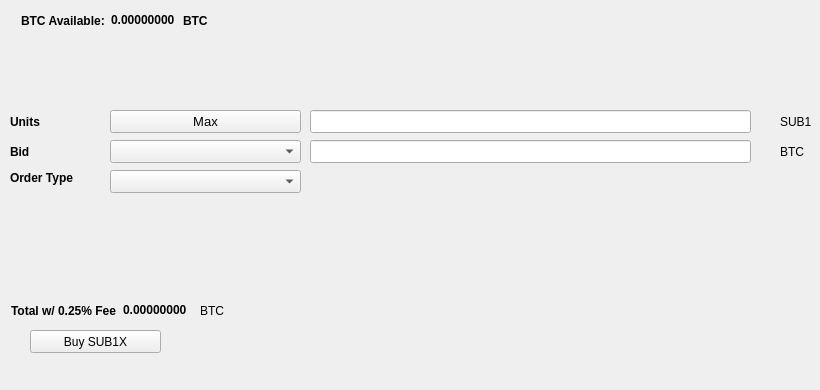
   <widget class="QWidget" name="BuyTab">
    <attribute name="title">
     <string>Buy</string>
    </attribute>
    <widget class="QPushButton" name="BuySUB1X">
     <property name="geometry">
      <rect>
       <x>30</x>
       <y>330</y>
       <width>131</width>
       <height>23</height>
      </rect>
     </property>
     <property name="text">
      <string>Buy SUB1X</string>
     </property>
     <property name="icon">
      <iconset resource="../zsub1x.qrc">
       <normaloff>:/icons/bitcoin</normaloff>:/icons/bitcoin</iconset>
     </property>
    </widget>
    <widget class="QLabel" name="label_3">
     <property name="geometry">
      <rect>
       <x>10</x>
       <y>110</y>
       <width>46</width>
       <height>23</height>
      </rect>
     </property>
     <property name="font">
      <font>
       <weight>75</weight>
       <bold>true</bold>
      </font>
     </property>
     <property name="text">
      <string>Units</string>
     </property>
    </widget>
    <widget class="QLineEdit" name="UnitsInput">
     <property name="geometry">
      <rect>
       <x>310</x>
       <y>110</y>
       <width>441</width>
       <height>23</height>
      </rect>
     </property>
     <property name="font">
      <font>
       <pointsize>9</pointsize>
       <weight>75</weight>
       <bold>true</bold>
      </font>
     </property>
    </widget>
    <widget class="QLineEdit" name="BuyBidPriceEdit">
     <property name="geometry">
      <rect>
       <x>310</x>
       <y>140</y>
       <width>441</width>
       <height>23</height>
      </rect>
     </property>
     <property name="font">
      <font>
       <pointsize>9</pointsize>
       <weight>75</weight>
       <bold>true</bold>
      </font>
     </property>
    </widget>
    <widget class="QLabel" name="label_4">
     <property name="geometry">
      <rect>
       <x>780</x>
       <y>110</y>
       <width>31</width>
       <height>23</height>
      </rect>
     </property>
     <property name="text">
      <string>SUB1X</string>
     </property>
    </widget>
    <widget class="QLabel" name="label_5">
     <property name="geometry">
      <rect>
       <x>780</x>
       <y>140</y>
       <width>31</width>
       <height>23</height>
      </rect>
     </property>
     <property name="text">
      <string>BTC</string>
     </property>
    </widget>
    <widget class="QLabel" name="label_6">
     <property name="geometry">
      <rect>
       <x>10</x>
       <y>140</y>
       <width>46</width>
       <height>23</height>
      </rect>
     </property>
     <property name="font">
      <font>
       <weight>75</weight>
       <bold>true</bold>
      </font>
     </property>
     <property name="text">
      <string>Bid</string>
     </property>
    </widget>
    <widget class="QLabel" name="label_7">
     <property name="geometry">
      <rect>
       <x>10</x>
       <y>170</y>
       <width>91</width>
       <height>16</height>
      </rect>
     </property>
     <property name="font">
      <font>
       <weight>75</weight>
       <bold>true</bold>
      </font>
     </property>
     <property name="text">
      <string>Order Type</string>
     </property>
    </widget>
    <widget class="QPushButton" name="Buy_Max_Amount">
     <property name="geometry">
      <rect>
       <x>110</x>
       <y>110</y>
       <width>191</width>
       <height>23</height>
      </rect>
     </property>
     <property name="font">
      <font>
       <pointsize>10</pointsize>
      </font>
     </property>
     <property name="text">
      <string>Max</string>
     </property>
    </widget>
    <widget class="QComboBox" name="BuyBidcomboBox">
     <property name="geometry">
      <rect>
       <x>110</x>
       <y>140</y>
       <width>191</width>
       <height>23</height>
      </rect>
     </property>
     <property name="font">
      <font>
       <pointsize>10</pointsize>
      </font>
     </property>
    </widget>
    <widget class="QComboBox" name="buyOrdertypeCombo">
     <property name="geometry">
      <rect>
       <x>110</x>
       <y>170</y>
       <width>191</width>
       <height>23</height>
      </rect>
     </property>
     <property name="font">
      <font>
       <pointsize>10</pointsize>
      </font>
     </property>
    </widget>
    <widget class="QWidget" name="layoutWidget1">
     <property name="geometry">
      <rect>
       <x>21</x>
       <y>11</y>
       <width>227</width>
       <height>19</height>
      </rect>
     </property>
     <layout class="QHBoxLayout" name="horizontalLayout_3">
      <item>
       <widget class="QLabel" name="label232">
        <property name="font">
         <font>
          <weight>75</weight>
          <bold>true</bold>
         </font>
        </property>
        <property name="text">
         <string>BTC Available:</string>
        </property>
       </widget>
      </item>
      <item>
       <widget class="QLabel" name="BtcAvailableLbl">
        <property name="palette">
         <palette>
          <active>
           <colorrole role="WindowText">
            <brush brushstyle="SolidPattern">
             <color alpha="255">
              <red>0</red>
              <green>0</green>
              <blue>0</blue>
             </color>
            </brush>
           </colorrole>
           <colorrole role="Button">
            <brush brushstyle="SolidPattern">
             <color alpha="255">
              <red>0</red>
              <green>170</green>
              <blue>0</blue>
             </color>
            </brush>
           </colorrole>
           <colorrole role="Light">
            <brush brushstyle="SolidPattern">
             <color alpha="255">
              <red>0</red>
              <green>255</green>
              <blue>0</blue>
             </color>
            </brush>
           </colorrole>
           <colorrole role="Midlight">
            <brush brushstyle="SolidPattern">
             <color alpha="255">
              <red>0</red>
              <green>212</green>
              <blue>0</blue>
             </color>
            </brush>
           </colorrole>
           <colorrole role="Dark">
            <brush brushstyle="SolidPattern">
             <color alpha="255">
              <red>0</red>
              <green>85</green>
              <blue>0</blue>
             </color>
            </brush>
           </colorrole>
           <colorrole role="Mid">
            <brush brushstyle="SolidPattern">
             <color alpha="255">
              <red>0</red>
              <green>113</green>
              <blue>0</blue>
             </color>
            </brush>
           </colorrole>
           <colorrole role="Text">
            <brush brushstyle="SolidPattern">
             <color alpha="255">
              <red>0</red>
              <green>170</green>
              <blue>0</blue>
             </color>
            </brush>
           </colorrole>
           <colorrole role="BrightText">
            <brush brushstyle="SolidPattern">
             <color alpha="255">
              <red>255</red>
              <green>255</green>
              <blue>255</blue>
             </color>
            </brush>
           </colorrole>
           <colorrole role="ButtonText">
            <brush brushstyle="SolidPattern">
             <color alpha="255">
              <red>0</red>
              <green>0</green>
              <blue>0</blue>
             </color>
            </brush>
           </colorrole>
           <colorrole role="Base">
            <brush brushstyle="SolidPattern">
             <color alpha="255">
              <red>255</red>
              <green>255</green>
              <blue>255</blue>
             </color>
            </brush>
           </colorrole>
           <colorrole role="Window">
            <brush brushstyle="SolidPattern">
             <color alpha="255">
              <red>0</red>
              <green>170</green>
              <blue>0</blue>
             </color>
            </brush>
           </colorrole>
           <colorrole role="Shadow">
            <brush brushstyle="SolidPattern">
             <color alpha="255">
              <red>0</red>
              <green>0</green>
              <blue>0</blue>
             </color>
            </brush>
           </colorrole>
           <colorrole role="AlternateBase">
            <brush brushstyle="SolidPattern">
             <color alpha="255">
              <red>127</red>
              <green>212</green>
              <blue>127</blue>
             </color>
            </brush>
           </colorrole>
           <colorrole role="ToolTipBase">
            <brush brushstyle="SolidPattern">
             <color alpha="255">
              <red>255</red>
              <green>255</green>
              <blue>220</blue>
             </color>
            </brush>
           </colorrole>
           <colorrole role="ToolTipText">
            <brush brushstyle="SolidPattern">
             <color alpha="255">
              <red>0</red>
              <green>0</green>
              <blue>0</blue>
             </color>
            </brush>
           </colorrole>
          </active>
          <inactive>
           <colorrole role="WindowText">
            <brush brushstyle="SolidPattern">
             <color alpha="255">
              <red>0</red>
              <green>0</green>
              <blue>0</blue>
             </color>
            </brush>
           </colorrole>
           <colorrole role="Button">
            <brush brushstyle="SolidPattern">
             <color alpha="255">
              <red>0</red>
              <green>170</green>
              <blue>0</blue>
             </color>
            </brush>
           </colorrole>
           <colorrole role="Light">
            <brush brushstyle="SolidPattern">
             <color alpha="255">
              <red>0</red>
              <green>255</green>
              <blue>0</blue>
             </color>
            </brush>
           </colorrole>
           <colorrole role="Midlight">
            <brush brushstyle="SolidPattern">
             <color alpha="255">
              <red>0</red>
              <green>212</green>
              <blue>0</blue>
             </color>
            </brush>
           </colorrole>
           <colorrole role="Dark">
            <brush brushstyle="SolidPattern">
             <color alpha="255">
              <red>0</red>
              <green>85</green>
              <blue>0</blue>
             </color>
            </brush>
           </colorrole>
           <colorrole role="Mid">
            <brush brushstyle="SolidPattern">
             <color alpha="255">
              <red>0</red>
              <green>113</green>
              <blue>0</blue>
             </color>
            </brush>
           </colorrole>
           <colorrole role="Text">
            <brush brushstyle="SolidPattern">
             <color alpha="255">
              <red>0</red>
              <green>170</green>
              <blue>0</blue>
             </color>
            </brush>
           </colorrole>
           <colorrole role="BrightText">
            <brush brushstyle="SolidPattern">
             <color alpha="255">
              <red>255</red>
              <green>255</green>
              <blue>255</blue>
             </color>
            </brush>
           </colorrole>
           <colorrole role="ButtonText">
            <brush brushstyle="SolidPattern">
             <color alpha="255">
              <red>0</red>
              <green>0</green>
              <blue>0</blue>
             </color>
            </brush>
           </colorrole>
           <colorrole role="Base">
            <brush brushstyle="SolidPattern">
             <color alpha="255">
              <red>255</red>
              <green>255</green>
              <blue>255</blue>
             </color>
            </brush>
           </colorrole>
           <colorrole role="Window">
            <brush brushstyle="SolidPattern">
             <color alpha="255">
              <red>0</red>
              <green>170</green>
              <blue>0</blue>
             </color>
            </brush>
           </colorrole>
           <colorrole role="Shadow">
            <brush brushstyle="SolidPattern">
             <color alpha="255">
              <red>0</red>
              <green>0</green>
              <blue>0</blue>
             </color>
            </brush>
           </colorrole>
           <colorrole role="AlternateBase">
            <brush brushstyle="SolidPattern">
             <color alpha="255">
              <red>127</red>
              <green>212</green>
              <blue>127</blue>
             </color>
            </brush>
           </colorrole>
           <colorrole role="ToolTipBase">
            <brush brushstyle="SolidPattern">
             <color alpha="255">
              <red>255</red>
              <green>255</green>
              <blue>220</blue>
             </color>
            </brush>
           </colorrole>
           <colorrole role="ToolTipText">
            <brush brushstyle="SolidPattern">
             <color alpha="255">
              <red>0</red>
              <green>0</green>
              <blue>0</blue>
             </color>
            </brush>
           </colorrole>
          </inactive>
          <disabled>
           <colorrole role="WindowText">
            <brush brushstyle="SolidPattern">
             <color alpha="255">
              <red>0</red>
              <green>85</green>
              <blue>0</blue>
             </color>
            </brush>
           </colorrole>
           <colorrole role="Button">
            <brush brushstyle="SolidPattern">
             <color alpha="255">
              <red>0</red>
              <green>170</green>
              <blue>0</blue>
             </color>
            </brush>
           </colorrole>
           <colorrole role="Light">
            <brush brushstyle="SolidPattern">
             <color alpha="255">
              <red>0</red>
              <green>255</green>
              <blue>0</blue>
             </color>
            </brush>
           </colorrole>
           <colorrole role="Midlight">
            <brush brushstyle="SolidPattern">
             <color alpha="255">
              <red>0</red>
              <green>212</green>
              <blue>0</blue>
             </color>
            </brush>
           </colorrole>
           <colorrole role="Dark">
            <brush brushstyle="SolidPattern">
             <color alpha="255">
              <red>0</red>
              <green>85</green>
              <blue>0</blue>
             </color>
            </brush>
           </colorrole>
           <colorrole role="Mid">
            <brush brushstyle="SolidPattern">
             <color alpha="255">
              <red>0</red>
              <green>113</green>
              <blue>0</blue>
             </color>
            </brush>
           </colorrole>
           <colorrole role="Text">
            <brush brushstyle="SolidPattern">
             <color alpha="255">
              <red>0</red>
              <green>85</green>
              <blue>0</blue>
             </color>
            </brush>
           </colorrole>
           <colorrole role="BrightText">
            <brush brushstyle="SolidPattern">
             <color alpha="255">
              <red>255</red>
              <green>255</green>
              <blue>255</blue>
             </color>
            </brush>
           </colorrole>
           <colorrole role="ButtonText">
            <brush brushstyle="SolidPattern">
             <color alpha="255">
              <red>0</red>
              <green>85</green>
              <blue>0</blue>
             </color>
            </brush>
           </colorrole>
           <colorrole role="Base">
            <brush brushstyle="SolidPattern">
             <color alpha="255">
              <red>0</red>
              <green>170</green>
              <blue>0</blue>
             </color>
            </brush>
           </colorrole>
           <colorrole role="Window">
            <brush brushstyle="SolidPattern">
             <color alpha="255">
              <red>0</red>
              <green>170</green>
              <blue>0</blue>
             </color>
            </brush>
           </colorrole>
           <colorrole role="Shadow">
            <brush brushstyle="SolidPattern">
             <color alpha="255">
              <red>0</red>
              <green>0</green>
              <blue>0</blue>
             </color>
            </brush>
           </colorrole>
           <colorrole role="AlternateBase">
            <brush brushstyle="SolidPattern">
             <color alpha="255">
              <red>0</red>
              <green>170</green>
              <blue>0</blue>
             </color>
            </brush>
           </colorrole>
           <colorrole role="ToolTipBase">
            <brush brushstyle="SolidPattern">
             <color alpha="255">
              <red>255</red>
              <green>255</green>
              <blue>220</blue>
             </color>
            </brush>
           </colorrole>
           <colorrole role="ToolTipText">
            <brush brushstyle="SolidPattern">
             <color alpha="255">
              <red>0</red>
              <green>0</green>
              <blue>0</blue>
             </color>
            </brush>
           </colorrole>
          </disabled>
         </palette>
        </property>
        <property name="font">
         <font>
          <weight>75</weight>
          <bold>true</bold>
         </font>
        </property>
        <property name="text">
         <string>0.00000000</string>
        </property>
        <property name="textInteractionFlags">
         <set>Qt::LinksAccessibleByMouse|Qt::TextSelectableByKeyboard|Qt::TextSelectableByMouse</set>
        </property>
       </widget>
      </item>
      <item>
       <widget class="QLabel" name="BtcAvailableLbl_2">
        <property name="font">
         <font>
          <weight>75</weight>
          <bold>true</bold>
         </font>
        </property>
        <property name="text">
         <string>BTC</string>
        </property>
       </widget>
      </item>
     </layout>
    </widget>
    <widget class="QWidget" name="layoutWidge2">
     <property name="geometry">
      <rect>
       <x>11</x>
       <y>301</y>
       <width>259</width>
       <height>19</height>
      </rect>
     </property>
     <layout class="QHBoxLayout" name="horizontalLayout_4">
      <item>
       <widget class="QLabel" name="label_9">
        <property name="font">
         <font>
          <weight>75</weight>
          <bold>true</bold>
         </font>
        </property>
        <property name="text">
         <string>Total w/ 0.25% Fee</string>
        </property>
       </widget>
      </item>
      <item>
       <widget class="QLabel" name="BuyCostLabel">
        <property name="palette">
         <palette>
          <active>
           <colorrole role="WindowText">
            <brush brushstyle="SolidPattern">
             <color alpha="255">
              <red>0</red>
              <green>0</green>
              <blue>0</blue>
             </color>
            </brush>
           </colorrole>
           <colorrole role="Button">
            <brush brushstyle="SolidPattern">
             <color alpha="255">
              <red>0</red>
              <green>170</green>
              <blue>0</blue>
             </color>
            </brush>
           </colorrole>
           <colorrole role="Light">
            <brush brushstyle="SolidPattern">
             <color alpha="255">
              <red>0</red>
              <green>255</green>
              <blue>0</blue>
             </color>
            </brush>
           </colorrole>
           <colorrole role="Midlight">
            <brush brushstyle="SolidPattern">
             <color alpha="255">
              <red>0</red>
              <green>212</green>
              <blue>0</blue>
             </color>
            </brush>
           </colorrole>
           <colorrole role="Dark">
            <brush brushstyle="SolidPattern">
             <color alpha="255">
              <red>0</red>
              <green>85</green>
              <blue>0</blue>
             </color>
            </brush>
           </colorrole>
           <colorrole role="Mid">
            <brush brushstyle="SolidPattern">
             <color alpha="255">
              <red>0</red>
              <green>113</green>
              <blue>0</blue>
             </color>
            </brush>
           </colorrole>
           <colorrole role="Text">
            <brush brushstyle="SolidPattern">
             <color alpha="255">
              <red>0</red>
              <green>170</green>
              <blue>0</blue>
             </color>
            </brush>
           </colorrole>
           <colorrole role="BrightText">
            <brush brushstyle="SolidPattern">
             <color alpha="255">
              <red>255</red>
              <green>255</green>
              <blue>255</blue>
             </color>
            </brush>
           </colorrole>
           <colorrole role="ButtonText">
            <brush brushstyle="SolidPattern">
             <color alpha="255">
              <red>0</red>
              <green>0</green>
              <blue>0</blue>
             </color>
            </brush>
           </colorrole>
           <colorrole role="Base">
            <brush brushstyle="SolidPattern">
             <color alpha="255">
              <red>255</red>
              <green>255</green>
              <blue>255</blue>
             </color>
            </brush>
           </colorrole>
           <colorrole role="Window">
            <brush brushstyle="SolidPattern">
             <color alpha="255">
              <red>0</red>
              <green>170</green>
              <blue>0</blue>
             </color>
            </brush>
           </colorrole>
           <colorrole role="Shadow">
            <brush brushstyle="SolidPattern">
             <color alpha="255">
              <red>0</red>
              <green>0</green>
              <blue>0</blue>
             </color>
            </brush>
           </colorrole>
           <colorrole role="AlternateBase">
            <brush brushstyle="SolidPattern">
             <color alpha="255">
              <red>127</red>
              <green>212</green>
              <blue>127</blue>
             </color>
            </brush>
           </colorrole>
           <colorrole role="ToolTipBase">
            <brush brushstyle="SolidPattern">
             <color alpha="255">
              <red>255</red>
              <green>255</green>
              <blue>220</blue>
             </color>
            </brush>
           </colorrole>
           <colorrole role="ToolTipText">
            <brush brushstyle="SolidPattern">
             <color alpha="255">
              <red>0</red>
              <green>0</green>
              <blue>0</blue>
             </color>
            </brush>
           </colorrole>
          </active>
          <inactive>
           <colorrole role="WindowText">
            <brush brushstyle="SolidPattern">
             <color alpha="255">
              <red>0</red>
              <green>0</green>
              <blue>0</blue>
             </color>
            </brush>
           </colorrole>
           <colorrole role="Button">
            <brush brushstyle="SolidPattern">
             <color alpha="255">
              <red>0</red>
              <green>170</green>
              <blue>0</blue>
             </color>
            </brush>
           </colorrole>
           <colorrole role="Light">
            <brush brushstyle="SolidPattern">
             <color alpha="255">
              <red>0</red>
              <green>255</green>
              <blue>0</blue>
             </color>
            </brush>
           </colorrole>
           <colorrole role="Midlight">
            <brush brushstyle="SolidPattern">
             <color alpha="255">
              <red>0</red>
              <green>212</green>
              <blue>0</blue>
             </color>
            </brush>
           </colorrole>
           <colorrole role="Dark">
            <brush brushstyle="SolidPattern">
             <color alpha="255">
              <red>0</red>
              <green>85</green>
              <blue>0</blue>
             </color>
            </brush>
           </colorrole>
           <colorrole role="Mid">
            <brush brushstyle="SolidPattern">
             <color alpha="255">
              <red>0</red>
              <green>113</green>
              <blue>0</blue>
             </color>
            </brush>
           </colorrole>
           <colorrole role="Text">
            <brush brushstyle="SolidPattern">
             <color alpha="255">
              <red>0</red>
              <green>170</green>
              <blue>0</blue>
             </color>
            </brush>
           </colorrole>
           <colorrole role="BrightText">
            <brush brushstyle="SolidPattern">
             <color alpha="255">
              <red>255</red>
              <green>255</green>
              <blue>255</blue>
             </color>
            </brush>
           </colorrole>
           <colorrole role="ButtonText">
            <brush brushstyle="SolidPattern">
             <color alpha="255">
              <red>0</red>
              <green>0</green>
              <blue>0</blue>
             </color>
            </brush>
           </colorrole>
           <colorrole role="Base">
            <brush brushstyle="SolidPattern">
             <color alpha="255">
              <red>255</red>
              <green>255</green>
              <blue>255</blue>
             </color>
            </brush>
           </colorrole>
           <colorrole role="Window">
            <brush brushstyle="SolidPattern">
             <color alpha="255">
              <red>0</red>
              <green>170</green>
              <blue>0</blue>
             </color>
            </brush>
           </colorrole>
           <colorrole role="Shadow">
            <brush brushstyle="SolidPattern">
             <color alpha="255">
              <red>0</red>
              <green>0</green>
              <blue>0</blue>
             </color>
            </brush>
           </colorrole>
           <colorrole role="AlternateBase">
            <brush brushstyle="SolidPattern">
             <color alpha="255">
              <red>127</red>
              <green>212</green>
              <blue>127</blue>
             </color>
            </brush>
           </colorrole>
           <colorrole role="ToolTipBase">
            <brush brushstyle="SolidPattern">
             <color alpha="255">
              <red>255</red>
              <green>255</green>
              <blue>220</blue>
             </color>
            </brush>
           </colorrole>
           <colorrole role="ToolTipText">
            <brush brushstyle="SolidPattern">
             <color alpha="255">
              <red>0</red>
              <green>0</green>
              <blue>0</blue>
             </color>
            </brush>
           </colorrole>
          </inactive>
          <disabled>
           <colorrole role="WindowText">
            <brush brushstyle="SolidPattern">
             <color alpha="255">
              <red>0</red>
              <green>85</green>
              <blue>0</blue>
             </color>
            </brush>
           </colorrole>
           <colorrole role="Button">
            <brush brushstyle="SolidPattern">
             <color alpha="255">
              <red>0</red>
              <green>170</green>
              <blue>0</blue>
             </color>
            </brush>
           </colorrole>
           <colorrole role="Light">
            <brush brushstyle="SolidPattern">
             <color alpha="255">
              <red>0</red>
              <green>255</green>
              <blue>0</blue>
             </color>
            </brush>
           </colorrole>
           <colorrole role="Midlight">
            <brush brushstyle="SolidPattern">
             <color alpha="255">
              <red>0</red>
              <green>212</green>
              <blue>0</blue>
             </color>
            </brush>
           </colorrole>
           <colorrole role="Dark">
            <brush brushstyle="SolidPattern">
             <color alpha="255">
              <red>0</red>
              <green>85</green>
              <blue>0</blue>
             </color>
            </brush>
           </colorrole>
           <colorrole role="Mid">
            <brush brushstyle="SolidPattern">
             <color alpha="255">
              <red>0</red>
              <green>113</green>
              <blue>0</blue>
             </color>
            </brush>
           </colorrole>
           <colorrole role="Text">
            <brush brushstyle="SolidPattern">
             <color alpha="255">
              <red>0</red>
              <green>85</green>
              <blue>0</blue>
             </color>
            </brush>
           </colorrole>
           <colorrole role="BrightText">
            <brush brushstyle="SolidPattern">
             <color alpha="255">
              <red>255</red>
              <green>255</green>
              <blue>255</blue>
             </color>
            </brush>
           </colorrole>
           <colorrole role="ButtonText">
            <brush brushstyle="SolidPattern">
             <color alpha="255">
              <red>0</red>
              <green>85</green>
              <blue>0</blue>
             </color>
            </brush>
           </colorrole>
           <colorrole role="Base">
            <brush brushstyle="SolidPattern">
             <color alpha="255">
              <red>0</red>
              <green>170</green>
              <blue>0</blue>
             </color>
            </brush>
           </colorrole>
           <colorrole role="Window">
            <brush brushstyle="SolidPattern">
             <color alpha="255">
              <red>0</red>
              <green>170</green>
              <blue>0</blue>
             </color>
            </brush>
           </colorrole>
           <colorrole role="Shadow">
            <brush brushstyle="SolidPattern">
             <color alpha="255">
              <red>0</red>
              <green>0</green>
              <blue>0</blue>
             </color>
            </brush>
           </colorrole>
           <colorrole role="AlternateBase">
            <brush brushstyle="SolidPattern">
             <color alpha="255">
              <red>0</red>
              <green>170</green>
              <blue>0</blue>
             </color>
            </brush>
           </colorrole>
           <colorrole role="ToolTipBase">
            <brush brushstyle="SolidPattern">
             <color alpha="255">
              <red>255</red>
              <green>255</green>
              <blue>220</blue>
             </color>
            </brush>
           </colorrole>
           <colorrole role="ToolTipText">
            <brush brushstyle="SolidPattern">
             <color alpha="255">
              <red>0</red>
              <green>0</green>
              <blue>0</blue>
             </color>
            </brush>
           </colorrole>
          </disabled>
         </palette>
        </property>
        <property name="font">
         <font>
          <weight>75</weight>
          <bold>true</bold>
         </font>
        </property>
        <property name="autoFillBackground">
         <bool>false</bool>
        </property>
        <property name="text">
         <string>0.00000000</string>
        </property>
        <property name="textInteractionFlags">
         <set>Qt::LinksAccessibleByMouse|Qt::TextSelectableByMouse</set>
        </property>
       </widget>
      </item>
      <item>
       <widget class="QLabel" name="label_10">
        <property name="font">
         <font>
          <weight>50</weight>
          <bold>false</bold>
         </font>
        </property>
        <property name="text">
         <string>BTC</string>
        </property>
       </widget>
      </item>
     </layout>
    </widget>
    <widget class="QLabel" name="label_24">
     <property name="geometry">
      <rect>
       <x>460</x>
       <y>300</y>
       <width>281</width>
       <height>81</height>
      </rect>
     </property>
     <property name="text">
      <string/>
     </property>
     <property name="pixmap">
      <pixmap>:/images/bittrex</pixmap>
     </property>
    </widget>
   </widget>
